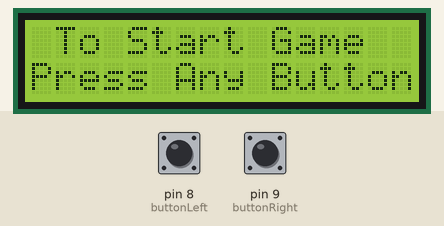
Simulated run of this sketch. Board: Arduino Uno, built with avr-gcc and run on an emulated ATmega328P. Parts: 16×2 character LCD. The inputs (shaded band) are chosen by the test bench; at power-on: pin 8 (buttonLeft) LOW, pin 9 (buttonRight) LOW. Random numbers use the default seed unless the sketch sets one.

Above: at 1.2 s.
1.3 s: pin 8 (buttonLeft) pulled HIGH for 3.2 s
At 5.1 s:
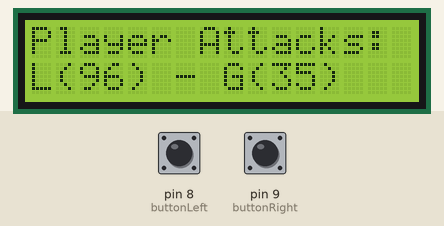
6.0 s: pin 9 (buttonRight) pulled HIGH for 1 s
At 7.8 s:
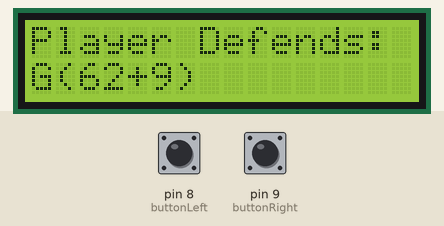
8.5 s: pin 9 (buttonRight) pulled HIGH for 3.2 s
At 12.8 s:
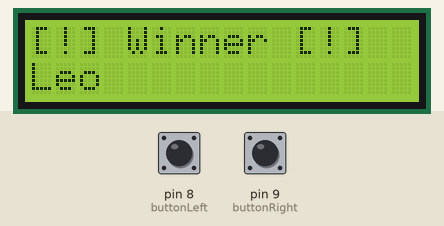
13.2 s: pin 8 (buttonLeft) pulled HIGH for 0.15 s
At 14.1 s:
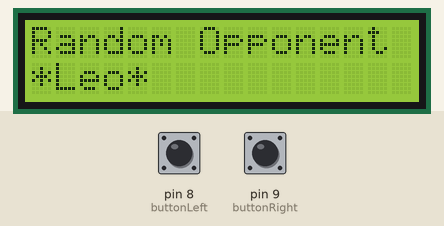
15.0 s: pin 9 (buttonRight) pulled HIGH for 0.15 s
At 16.4 s:
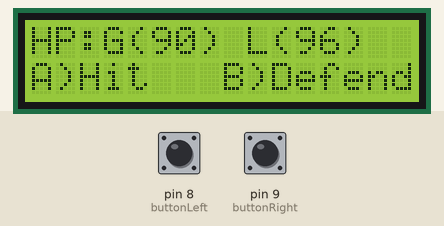
Timing chart, 0 to 17.6 s (numbered marks = the images above; inputs shaded):
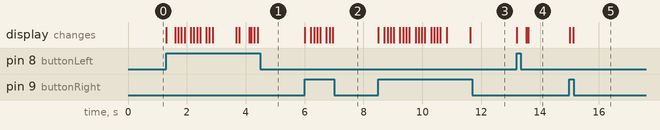

The sketch:

final_project_hunterxhunter_v1_01.ino
```cpp
// @Simarpreet Kaur
//https://www.tinkercad.com/things/455NJQopxLz-final-projecthunterxhunterv10/editel?sharecode=3dg9tdFqUQOqHFpfpWpnUQx0yHQug3Cm-Cx0xzfqxj8

#include<LiquidCrystal.h>
//button input pins
#define buttonLeft 8
#define buttonRight 9

//initialize lc lib with pin
LiquidCrystal lcd(7, 6, 5, 4, 3, 2);

//constants related to display
const String START_GAME = " To Start Game";
const String PRESS_ANY_BUTTON = "Press Any Button";
const String GAME_LOGO = "Hunter X Hunter";
const String GAME_VERSION = "        (v 1.0)";
const String FIGHTER_CHOICES = "A)Gon  B)Kiru";
const String GON = "Gon";
const String KIRU = "Kiru";
const String STAT_LOGO = "LOGO";
const String STAT_CHAR_CHOICE = "CHAR_CHOICE";
const String STAT_CHAR_SELECTED = "CHAR_SELECTED";
const String STAT_PRINT_PLAYER_STAT = "PRINT_PLAYER_STAT";
const String STAT_BOT_SELECT = "BOT_SELECT";
const String STAT_SHOW_VS_FIGHT = "SHOW_VS_FIGHT";
const String STAT_FIGHT_ON = "FIGHT_ON";
const String STAT_FIGHTING = "FIGHTING";
const String STAT_SHOW_HP_OPTIONS = "SHOW_HP_OPTIONS";
const String STAT_BOT_TURN = "BOT_TURN";
const String STAT_PLAYER_TURN = "PLAYER_TURN";
const String STAT_BOT_THINKING = "BOT_THINKING";
const String STAT_FIGHT_OVER = "FIGHT_OVER";
const String STAT_PLAY_AGAIN = "PLAY_AGAIN";
const String OPT_ATTACK = "Hit";
const String OPT_DEFEND = "Defend";
const String A = "A";
const String B = "B";

const String options[2] = {OPT_ATTACK, OPT_DEFEND};
const String BOTS[6] = {"Hiso", "Zoro", "Leo",
                    "Wing", "Nero", "Merm"};

const int GON_HP = 90;
const int GON_ATT = 35;
const int GON_DEF = 9;
const int KIRU_HP = 80;
const int KIRU_ATT = 45;
const int KIRU_DEF = 6;
const int NUM_OF_BOTS = sizeof(BOTS)/sizeof(BOTS[0]);
const int HP_MIN = 50;
const int HP_MAX = 100;
const int ATT_MIN = 30;
const int ATT_MAX = 50;
const int DEF_MIN = 1;
const int DEF_MAX = 10;

/*
 *  @main
 * This method initializes lcd and buttons
 * for input and output
 * It is also responsible for
 * calling starting the game code.
*/
void setup()
{
 //set up LCD (columns,rows)
 lcd.begin(16, 2);
 //Read: push buttons
 pinMode(buttonLeft,INPUT);
 pinMode(buttonRight,INPUT);

 pressButtonToStart();
}

//regular updated varialbes
String player = "";
String bot = "";
String status = "";
int count = 0;
int randNumber = 0;
int randNum_Flag = 0;
int randHpAttDef_Flag = 0;
int rand_HP = 0;
int rand_ATT = 0;
int rand_DEF = 0;
int playerHP = 0;
int playerATT = 0;
int playerDEF = 0;
int botHP = 0;
int botATT = 0;
int botDEF = 0;
int botAction =0;
int countForFight = 7;
bool eitherButtonPressed = false;
/*
 * keeps iterating over game events to provide all the functionality
 */
void loop()
{
  int buttonA = digitalRead(buttonLeft);
  int buttonB = digitalRead(buttonRight);

  bool botHits = botAction == 0;
  bool botDefend = botAction == 1;
  bool buttonAPressed = buttonA == 1;
  bool buttonBPressed = buttonB == 1;
  eitherButtonPressed = buttonA == 1
					 || buttonB == 1;

  increaseCounter(eitherButtonPressed);
  generateRandomNum_UntilBotSelected();
  generateRandom_HP_ATT_DEF();

  //each event has its own click check and status               //X|| STATUS
  printGameLogo();											   //0|| STAT_LOGO
  chooseChar();												  //1|| STAT_CHAR_CHOICE
  charSelectedByPlayer(buttonAPressed, buttonBPressed);      //2|| STAT_CHAR_SELECTED
  printPlayerStats(); 									    //3|| STAT_PRINT_PLAYER_STAT
  selectRandomBot();									   //4|| STAT_BOT_SELECT
  printFightVsLines();									  //5|| STAT_SHOW_VS_FIGHT
  printFightOn();									     //6|| STAT_FIGHT_ON
  showHpAndOptions();								    //7|| STAT_FIGHT_ON
  playerAttacks(buttonAPressed);					   //8|| STAT_PLAYER_TURN
  playerDefends(buttonBPressed);					  //8|| STAT_PLAYER_TURN
  thinkingBot();									 //9|| STAT_BOT_THINKING
  botAttacks(botHits);								//10|| STAT_BOT_TURN
  botDefends(botDefend);						   //10|| STAT_BOT_TURN
  checkWinner();								  //11|| STAT_FIGHT_OVER STAT_PLAY_AGAIN
  showPlayAgain();								 //12|| STAT_FIGHT_OVER
  playerPlaysAgain(buttonAPressed);				//13|| STAT_PLAY_AGAIN
  playerNotPlayAgain(buttonBPressed);		   //13|| STAT_PLAY_AGAIN
}
/*
 * @Secondary
 * for maintaining the flow of the code
 */
void increaseCounter(bool eitherButtonPressed){
  if(eitherButtonPressed){
  	count++;
  }
}

bool flagWinner = false;
/*
 * @Primary
 * logic to handle if player choose to play again: restarts the game
 */
void playerPlaysAgain(bool choice){
  	bool countCheck = (count > countForFight && count < 200);
    bool statusCheck = status == STAT_PLAY_AGAIN;
  	bool isPlayAgain = statusCheck
      				 && choice
      				 && countCheck;
  if(isPlayAgain){
  	status = STAT_LOGO;
    count = 0;
    countForFight = 7;
    flagWinner = false;
  }
}
/*
 * @Primary
 * logic to handle if player chooses not to play: end game with thank-you
 */
void playerNotPlayAgain(bool choice){
 	bool countCheck = (count > countForFight && count < 200);
    bool statusCheck = status == STAT_PLAY_AGAIN;
  	bool isThankYou = statusCheck
      				 && choice
      				 && countCheck;
  if(isThankYou){
  	lcd.clear();
  	ut_print1stLine("---- Thank ----");
    ut_print2ndLine(" ---  You ---");
    flagWinner = false;
    status = "GAME_END";
    delay(100000000000);
  }

}
/*
 * @Primary
 * displays play again with options
 */
void showPlayAgain(){
  	bool countCheck = (count > countForFight && count < 100);
    bool statusCheck = status == STAT_FIGHT_OVER;
  	bool showPlay = statusCheck
      				 && eitherButtonPressed
      				 && countCheck;

  if(showPlay){
  	lcd.clear();
  	ut_print1stLine("Play Again?");
    ut_print2ndLine("A)Yes    B)No");
    delay(100);
    status = STAT_PLAY_AGAIN;
    countForFight++;
  }
}
/*
 * @Primary
 * checks HP of each fighter and declares winner if one of them is zero
 */
void checkWinner(){
  bool isWinner = (playerHP < 0 || botHP < 0)
    			  && eitherButtonPressed
    			  && flagWinner
    			  && status != STAT_FIGHT_OVER
    			  && status != STAT_PLAY_AGAIN;
  if(isWinner){
  	status = STAT_FIGHT_OVER;
    String winner = playerHP > botHP ? player : bot;
    delay(700);
    lcd.clear();
  	ut_print1stLine("[!] Winner [!]");
    ut_print2ndLine(winner);
    delay(100);
    countForFight++;
  }
}
/*
 * @Primary
 * logic for bot to defend from the players' attack
 */
void botDefends(bool botDefend){
 	bool countCheck = (count > countForFight && count < 100);
    bool statusCheck = status == STAT_BOT_TURN;
  	bool isBotDefends = statusCheck
      				 && botDefend
      				 && countCheck;

  if(isBotDefends){
    lcd.clear();
  	ut_print1stLine("Bot Defends:");
    ut_print2ndLine(getDefendStatement(bot));
    botHP += botDEF;
    status = STAT_SHOW_HP_OPTIONS;
    countForFight++;
    botAction = 0;
    delay(100);
  }
}
/*
 * @Primary
 * logic for bot to attack the player
 */
void botAttacks(bool botHits){
    bool countCheck = (count > countForFight && count < 100);
    bool statusCheck = status == STAT_BOT_TURN;
  	bool isBotAttack = statusCheck
      				 && botHits
      				 && eitherButtonPressed
      				 && countCheck;

  if(isBotAttack){
    lcd.clear();
  	ut_print1stLine("Bot Attacks:");
    ut_print2ndLine(getAttackStatement(bot));
    playerHP -= botATT;
    status = STAT_SHOW_HP_OPTIONS;
    countForFight++;
    botAction = 1;
    delay(100);
  }
}

/*
 * @Primary
 * displays Bot Thinks
 */
void thinkingBot(){
 	bool countCheck = (count > countForFight && count < 100);
  	bool statusCheck = status == STAT_BOT_THINKING;
  	bool isBotThink = statusCheck
      				&& eitherButtonPressed
      				&& countCheck;
  if(isBotThink){
    lcd.clear();
    ut_print1stLine(getUpdatedHP());
    ut_print2ndLine("Bot Thinks");
    delay(200);
    countForFight++;
    status = STAT_BOT_TURN;
  }
}

/*
 * @Secondary
 * fetches and formats defend statement
 */
String getDefendStatement(String fighter){

  char fighterFirstAlpha = getFirstAlphabet(fighter);
  String statement = "";
  String leftRB = "(";
  String rightRB = ")";
  String plus = "+";
  if(fighter.equalsIgnoreCase(player)){
  	statement = fighterFirstAlpha
      		  + leftRB
      		  + playerHP + plus + playerDEF
      		  + rightRB;
  }else if(fighter.equalsIgnoreCase(bot)){
  	statement = fighterFirstAlpha
      		  + leftRB
      		  + botHP + plus + botDEF
      		  + rightRB;
  }
  return statement;
}
/*
 * @Primary
 * logic to handle player action defend from the bot's attack
 */
void playerDefends(bool playerDefends){
 	bool countCheck = (count > countForFight && count < 100);
    bool statusCheck = status == STAT_PLAYER_TURN;
  	bool isPlayerDefends = statusCheck
      				 && playerDefends
      				 && countCheck;

  if(isPlayerDefends){
    lcd.clear();
  	ut_print1stLine("Player Defends:");
    ut_print2ndLine(getDefendStatement(player));
    playerHP += playerDEF;
    status = STAT_BOT_THINKING;
    countForFight++;
    delay(100);
  }
}

/*
 * @Secondary
 * fetches and formats attack to bot statement
 */
String getFighterFormattedATT(String fighter){

  char fighterFirstAlpha = getFirstAlphabet(fighter);
  String statement = "";
  String leftRB = "(";
  String rightRB = ")";
  if(fighter.equalsIgnoreCase(player)){
  	statement = fighterFirstAlpha
      		  + leftRB
      		  + playerATT
      		  + rightRB;
  }else if(fighter.equalsIgnoreCase(bot)){
  	statement = fighterFirstAlpha
      		  + leftRB
      		  + botATT
      		  + rightRB;
  }
  return statement;
}
/*
 * @Secondary
 * fetches and formats attack statment
 */
String getAttackStatement(String attacker){
  String statement = "";
  if(attacker.equalsIgnoreCase(player)){
  	String botFormattedHP = getFighterFormattedHP(bot);
    String playerFormattedATT = getFighterFormattedATT(player);
    statement = botFormattedHP + " "
      		  + "-" + " "
      		  + playerFormattedATT;
  }else if(attacker.equalsIgnoreCase(bot)){
  	String playerFormattedHP = getFighterFormattedHP(player);
    String botFormattedATT = getFighterFormattedATT(bot);
    statement = playerFormattedHP + " "
      		  + "-" + " "
      		  + botFormattedATT;
  }

  return statement;
}
/*
 * @Primary
 * logic to handle player action for Hitting the bot
 */
void playerAttacks(bool playerHits){
 	bool countCheck = (count > countForFight && count < 100);
    bool statusCheck = status == STAT_PLAYER_TURN;
  	bool isPlayerAttack = statusCheck
      				 && playerHits
      				 && countCheck;

  if(isPlayerAttack){
    lcd.clear();
  	ut_print1stLine("Player Attacks:");
    ut_print2ndLine(getAttackStatement(player));
    botHP -= playerATT;
    status = STAT_BOT_THINKING;
    countForFight++;
    delay(100);
  }
}
/*
 * @Secondary
 * fetches and formats stats for the fighter
 */
String getFighterFormattedHP(String fighter){

  char fighterFirstAlpha = getFirstAlphabet(fighter);
  String statement = "";
  String leftRB = "(";
  String rightRB = ")";
  if(fighter.equalsIgnoreCase(player)){
  	statement = fighterFirstAlpha
      		  + leftRB
      		  + playerHP
      		  + rightRB;
  }else if(fighter.equalsIgnoreCase(bot)){
  	statement = fighterFirstAlpha
      		  + leftRB
      		  + botHP
      		  + rightRB;
  }
  return statement;
}
/*
 * @Secondary
 * fetches and formats current HP of the fighter
 */
String getUpdatedHP(){
  	char playerFirstAlpha = getFirstAlphabet(player);
  	char botFirstAlpha = getFirstAlphabet(bot);
  	String playerHPStatement = getFighterFormattedHP(player);
  	String botHPStatement = getFighterFormattedHP(bot);

  	String blankSpace = " ";
  	String colon = ":";
  	String statement = "HP" + colon
      				 + playerHPStatement
      				 + blankSpace
      				 + botHPStatement;
	return statement;
}
/*
 * @Secondary
 * fetches and formats options
 */
String getOptionsStatement(){
 	String blankSpace = "   ";
  	String optionsStatement = A + ")"
      						+ options[0]
      						+ blankSpace
      						+ B + ")"
      						+ options[1];
	return optionsStatement;
}
/*
 * @Primary
 * displays current HP with options
 */
void showHpAndOptions(){
 	bool countCheck = count > countForFight && count < 100;
    bool statusCheck = status == STAT_SHOW_HP_OPTIONS;
  	bool showHpOptions = statusCheck
      				 && eitherButtonPressed
      				 && countCheck;

  	if(showHpOptions){
      	lcd.clear();
  		ut_print1stLine(getUpdatedHP());
        ut_print2ndLine(getOptionsStatement());
      	delay(100);
  		status = STAT_PLAYER_TURN;
      	countForFight++;
  }

}
/*
 * @Primary
 * displays Fight ON!!
 */
void printFightOn(){
 	bool countCheck = count > 6 && count < 31;
    bool statusCheck = status == STAT_FIGHT_ON;
  	bool showVsLines = statusCheck && eitherButtonPressed && countCheck;

  	if(showVsLines){
      	lcd.clear();
  		ut_print1stLine("      FIGHT     ");
        ut_print2ndLine("       ON!!     ");
  		status = STAT_SHOW_HP_OPTIONS;
      	flagWinner = true;
      	delay(100);
  }

}
/*
 * @Secondary
 * fetches and formats stats
 */
String getStatsLine(){
 	String playerStats = getPlayerHyphnStats();
    String botStats = getBotHyphnStats();
  	String p_b_stats = playerStats
          					+ " "
          					+ " "
          					+ botStats;
  	return p_b_stats;
}
/*
 * @Secondary
 * fetches and formats stats for the player
 */
String getPlayerHyphnStats(){
  	String hyphen = "-";
 	String playerHyphnStats = playerHP  + hyphen
      					    + playerATT + hyphen
      					    + playerDEF + "";
  	return playerHyphnStats;

}
/*
 * @Secondary
 * fetches and formats stats for the bot
 */
String getBotHyphnStats(){
  	String hyphen = "-";
 	String botHyphnStats = botHP  + hyphen
      					 + botATT + hyphen
      					 + botDEF + "";
  	return botHyphnStats;

}
/*
 * @Secondary
 * extracts first syllable from the text
 */
char getFirstAlphabet(String text){
 	char firstAlphabet = text.charAt(0);
  	return firstAlphabet;
}
/*
 * @Secondary
 * formats name of the fighter
 */
String getFormattedName(String text){

  char firstAlphabet = getFirstAlphabet(text);
  String formattedText = text
    					 + "("
    					 + firstAlphabet
    					 + ")";
  return formattedText;
}
/*
 * @Secondary
 * generates 1p vs bot line with stats
 */
String getPvsBText(){

  String formattedP = getFormattedName(player);
  String formattedB = getFormattedName(bot);
  String pVsB = formattedP
    			  + "vs"
      			  + formattedB;

  return pVsB;
}
/*
 * @Primary
 * displays fight line
 */
void printFightVsLines(){
    bool countCheck = count > 5 && count < 26;
    bool statusCheck = status == STAT_SHOW_VS_FIGHT;
  	bool showVsLines = statusCheck && eitherButtonPressed && countCheck;

  	if(showVsLines){
      	lcd.clear();
  		String pVsB = getPvsBText();
  		ut_print1stLine(pVsB);
      	String statsLine = getStatsLine();
        ut_print2ndLine(statsLine);
  		status = STAT_FIGHT_ON;
  }
}
/*
 * @Secondary
 * generate random stats for bot
 */
void generateRandom_HP_ATT_DEF(){

  if(randHpAttDef_Flag == 0){
  	rand_HP = random(HP_MIN, HP_MAX);
	rand_ATT = random(ATT_MIN, ATT_MAX);
	rand_DEF = random(DEF_MIN, DEF_MAX);
  }
}
/*
 * @Secondary
 * generates random number for BOT index
 */
void generateRandomNum_UntilBotSelected(){

  if(randNum_Flag == 0){
  	randNumber = random(0, NUM_OF_BOTS);
  }
}
/*
 * @Secondary
 * populates bot stats with random numbers
 */
void setRandomBotStats(){

  botHP = rand_HP ;
  botATT = rand_ATT;
  botDEF = rand_DEF;
  randHpAttDef_Flag++;
}
/*
 * @Secondary
 * selects fighter which will fight with the player
 */
String selectBot(){
  String botName = BOTS[randNumber];
  randNum_Flag++;
  setRandomBotStats();
  return botName;
}
 /*
 * @Secondary
 * displays fighter names 2*times
 */
void showBots(int times){

  for(int j=0; j< times; j++){
  	for(int i=0; i<NUM_OF_BOTS; i++){
    		delay(18);
            ut_print2ndLine("                  ");
          	ut_print2ndLine(BOTS[i]);
  	}
  }
}
/*
 * @Primary
 * select a random fighter from BOT array
 */
void selectRandomBot(){
	bool countCheck = count > 4 && count < 21;
    bool statusCheck = status == STAT_BOT_SELECT;
  	bool showRandomSelection = statusCheck && eitherButtonPressed && countCheck;

  	if(showRandomSelection){
        lcd.clear();
      	ut_print1stLine("Random Opponent");
		showBots(2);
        bot = selectBot();
        String randomBot = "*" + bot + "*";
        ut_print2ndLine(randomBot);
      	status = STAT_SHOW_VS_FIGHT;
    }
}

/*
 * @Secondary
 * get stats of the fighter in formatted manner
 */
String getPlayerFormattedStats(){
	String formattedStats= player
      		 				+ "("
      		 				+ playerHP + "-"
			 				+ playerATT + "-"
			 				+ playerDEF
             				+ ")";
	return formattedStats;
}


 /*
 * @Primary
 * Displays selected fighter stats
 */
void printPlayerStats(){
 	bool countCheck = count > 3 && count < 16;
    bool statusCheck = status == STAT_PRINT_PLAYER_STAT;
  	bool showPlayerStats = statusCheck
						 && eitherButtonPressed
						 && countCheck;

	if(showPlayerStats){
        lcd.clear();
      	String inst_stats = player + "(HP-ATT-DEF)";
		ut_print1stLine(inst_stats);
		String playerStats = getPlayerFormattedStats();
		ut_print2ndLine(playerStats);
		status = STAT_BOT_SELECT;
	}
}

/*
 * @Secondary
 * populates player stats from constants
 */
void setPlayerStats(String player){
	if(player == GON){
		playerHP = GON_HP;
		playerATT = GON_ATT;
		playerDEF = GON_DEF;
	} else if(player == KIRU){
		playerHP = KIRU_HP;
		playerATT = KIRU_ATT;
		playerDEF = KIRU_DEF;
	}
}
/*
 * @Secondary
 * Displays fighter selected by the player
 */
void printFighterChosen(){
    ut_print1stLine("Fighter Chosen:");
  	ut_print2ndLine(player);
}


/*
 * @Primary
 * Selects the fighter for the player
 */
void charSelectedByPlayer(bool buttonAPressed, bool buttonBPressed){
  bool countCheck = count > 2 && count < 11;
  bool statusCheck = status == STAT_CHAR_SELECTED;
  bool gonSelected = statusCheck && buttonAPressed && countCheck;
  bool kiruSelected = statusCheck && buttonBPressed && countCheck;


  if(gonSelected){
    lcd.clear();
  	player = GON;
	printFighterChosen();
	setPlayerStats(player);
    status = STAT_PRINT_PLAYER_STAT;
  }else if(kiruSelected){
    lcd.clear();
  	player = KIRU;
    printFighterChosen();
	setPlayerStats(player);
    status = STAT_PRINT_PLAYER_STAT;
  }

}

/*
 * @Primary
 * Prints a choice to the player
 */
void chooseChar(){
  bool countCheck = count > 1 && count < 6;
  bool statusCheck = status == STAT_CHAR_CHOICE;
  bool showCharChoice = statusCheck
					  && eitherButtonPressed
					  && countCheck;


  if(showCharChoice){
  	lcd.clear();
    ut_print1stLine("Choose A Fighter");
  	ut_print2ndLine(FIGHTER_CHOICES);

    status = STAT_CHAR_SELECTED;
  }
}

/*
 * @Primary
 * Prints game logo and version
 */
void printGameLogo(){
  bool countCheck = count > 0 && count < 3;
  bool statusCheck = status == STAT_LOGO;
  bool showGameLogo = statusCheck
				    && eitherButtonPressed
					&& countCheck;

  if(showGameLogo){
    lcd.clear();
    ut_print1stLine(GAME_LOGO);
  	ut_print2ndLine(GAME_VERSION);

    status = STAT_CHAR_CHOICE;
  }
}

/*
 * @Primary
 * Tells user to press any button
 * to start the game
 */
void pressButtonToStart(){
  	ut_print1stLine(START_GAME);
  	ut_print2ndLine(PRESS_ANY_BUTTON);
  	status = STAT_LOGO;
}
/*
 * @Secondary
 * Prints 1st line on LCD
 */
void ut_print1stLine(String text){
	lcd.setCursor(0,0);
    lcd.print(text);
}
/*
 *  @Secondary
 * Prints 2nd line on LCD
 */
void ut_print2ndLine(String text){
	lcd.setCursor(0,1);
    lcd.print(text);
}
```

Measured:
- after the input at 1.3 s, the display: first changes at once (image 1 shows a later state)
- after the input at 6.0 s, the display: first changes at once (image 2 shows a later state)
- after the input at 8.5 s, the display: first changes at once (image 3 shows a later state)
- after the input at 13.2 s, the display: first changes at once (image 4 shows a later state)
- after the input at 15.0 s, the display: first changes at once (image 5 shows a later state)
